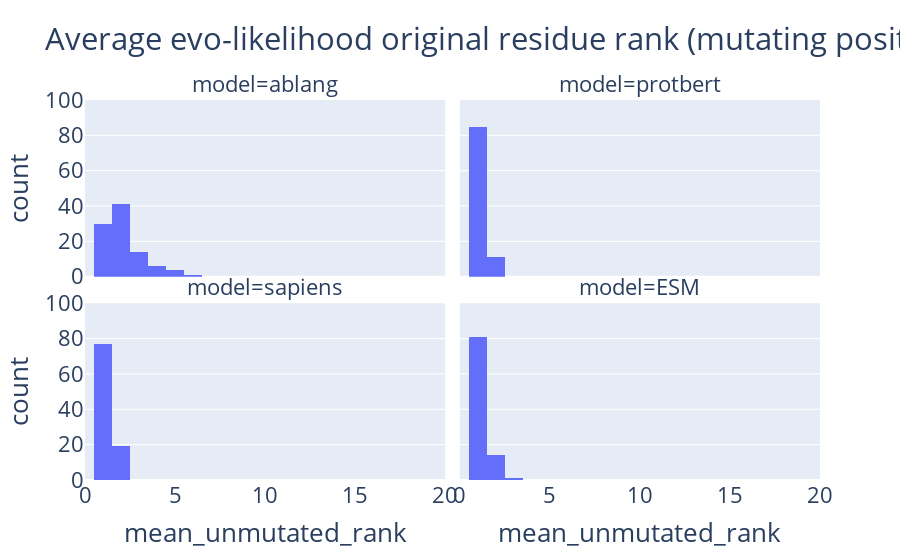

The notebook cell this image was saved under:
### Markdown cell above
#### Unmutated residues in mutating positions

### Code cell
output_table_subset = output_table#.loc[(output_table["n_subs"] == 1),:]

fig = px.histogram(
    data_frame = output_table_subset,
    x = "mean_unmutated_rank",
    facet_col = "model",
    facet_col_wrap=2,
    orientation = "v",
    title=f'Average evo-likelihood original residue rank (mutating positions)',
)

fig.update_traces(xbins_size=1)
fig.update_layout(height = 600, font_size = 22)
fig.update_xaxes(range=[0, 20])
fig.update_yaxes(range=[0, 100])

fig.show()

### Figure 1 — Plotly figure (JSON) as saved in the notebook; plotly's stock layout.template omitted (floating-point values rounded to 4 significant figures)
{"data": [{"alignmentgroup": "True", "bingroup": "x", "hovertemplate": "model=ablang<br>mean_unmutated_rank=%{x}<br>count=%{y}<extra></extra>", "legendgroup": "", "marker": {"color": "#636efa", "pattern": {"shape": ""}}, "name": "", "offsetgroup": "", "orientation": "v", "showlegend": false, "type": "histogram", "x": [1.722, 2.083, 2, 4.667, 4.667, 1.75, 2.357, 2.091, 3.3, 1.273, 1, 2.333, 2.125, 1, 1, 1, 1.308, 2.667, 2.211, 2.375, 2, 3.5, 2.125, 1.5, 3, 1.077, 1.75, 3, 2, 2.429, 1.545, 3.143, 1.571, 2, 1, 1, 2, 1.25, 1.333, 2, 2.167, 2.182, 1.667, 2.111, 1, 4.375, 1, 1.625, 3.2, 1.5, 1.571, 1.889, 1, 3.19, 1, 2.143, 1.667, 2, 3.071, 2.6, 1.5, 2.231, 2.857, 2.667, 4.5, 2, 1.333, 1, 1.643, 1.8, 1, 3.75, 3, 1.818, 1.25, 2.733, 1.75, 2, 2.214, 3.667, 3.75, 4.444, 2.778, 1.333, 4.8, 1, 1.053, 1.408, 1, 1.4, 1, 6, 1.333, 1, 1, 1], "xaxis": "x3", "xbins": {"size": 1}, "yaxis": "y3"}, {"alignmentgroup": "True", "bingroup": "x", "hovertemplate": "model=protbert<br>mean_unmutated_rank=%{x}<br>count=%{y}<extra></extra>", "legendgroup": "", "marker": {"color": "#636efa", "pattern": {"shape": ""}}, "name": "", "offsetgroup": "", "orientation": "v", "showlegend": false, "type": "histogram", "x": [1.278, 1.5, 1.312, 1.333, 1.333, 1, 1.071, 1.091, 1.1, 1.091, 1, 1.583, 1.25, 1.667, 1, 1, 1, 1.083, 1.263, 1.375, 1.5, 1, 1.375, 1, 1.667, 1.077, 1, 1, 1.333, 2.143, 1, 1.143, 1.143, 1, 1, 1, 1.111, 1, 1, 1.333, 1.25, 1.182, 1, 1.111, 1, 1.375, 1, 1.125, 1.6, 1.25, 1.143, 1.111, 1, 1.476, 1, 1.071, 1, 1.143, 1.143, 1.6, 1.125, 1.462, 1, 1.444, 1, 1.5, 1.167, 1, 1.071, 1.6, 1, 1.25, 1, 1, 1, 1.333, 1.125, 1.286, 1.071, 1.5, 1.25, 1.444, 1.444, 1.167, 1.2, 1, 1.128, 1, 1, 1.2, 1, 1, 1.333, 1, 1, 1], "xaxis": "x4", "xbins": {"size": 1}, "yaxis": "y4"}, {"alignmentgroup": "True", "bingroup": "x", "hovertemplate": "model=sapiens<br>mean_unmutated_rank=%{x}<br>count=%{y}<extra></extra>", "legendgroup": "", "marker": {"color": "#636efa", "pattern": {"shape": ""}}, "name": "", "offsetgroup": "", "orientation": "v", "showlegend": false, "type": "histogram", "x": [1.444, 1.667, 1.312, 1.333, 1.333, 1.125, 1.143, 1.273, 1.2, 1.091, 1, 1.333, 1.375, 1, 1, 1, 1, 1.417, 1.421, 1.375, 1.5, 1.125, 1.5, 1.25, 1.667, 1.077, 1.25, 1.25, 1.5, 1.429, 1.091, 1.286, 1.143, 1, 1, 1, 1.333, 1, 1.333, 1.333, 1.5, 1.364, 1.333, 1.333, 1, 1.875, 1, 1.25, 1.4, 1.25, 1.286, 1.556, 1, 1.667, 1, 1.214, 1, 1.429, 1.214, 1.6, 1, 1.692, 1, 1.667, 1.083, 1.333, 1, 1, 1.143, 1.4, 1, 1.5, 1, 1.182, 1, 1.533, 1.25, 1.429, 1.286, 1.5, 1.75, 2, 1.667, 1.167, 2.2, 1, 1.011, 1.01, 1, 1.2, 1, 1, 1.333, 1, 1, 1], "xaxis": "x", "xbins": {"size": 1}, "yaxis": "y"}, {"alignmentgroup": "True", "bingroup": "x", "hovertemplate": "model=ESM<br>mean_unmutated_rank=%{x}<br>count=%{y}<extra></extra>", "legendgroup": "", "marker": {"color": "#636efa", "pattern": {"shape": ""}}, "name": "", "offsetgroup": "", "orientation": "v", "showlegend": false, "type": "histogram", "x": [1.111, 1.25, 1.25, 1.333, 1.333, 1, 1.071, 1.091, 1.3, 1.545, 1, 1.583, 1.125, 2, 1, 1, 1, 1.083, 1.316, 1.25, 1, 1.125, 1.438, 1.125, 1.833, 1.077, 1.25, 1, 1.333, 1.571, 1, 1.429, 1.286, 1, 1, 1, 1.111, 1, 1, 1.333, 1.5, 1.091, 1.333, 1.111, 1, 3.125, 1, 1.125, 1.2, 1, 1.286, 1, 1, 1.238, 1, 1.071, 1, 1.143, 1.071, 1.2, 1, 1.846, 1, 1.556, 1.417, 1.833, 1.333, 1, 1.071, 2, 1, 1.5, 1, 1.091, 1, 1.333, 1.125, 1.143, 1.143, 1.389, 1.75, 1.333, 1.556, 1.167, 1.2, 1, 1.128, 1.02, 1, 1.4, 1, 1, 1.333, 1, 1, 2], "xaxis": "x2", "xbins": {"size": 1}, "yaxis": "y2"}], "layout": {"annotations": [{"font": {}, "showarrow": false, "text": "model=sapiens", "x": 0.245, "xanchor": "center", "xref": "paper", "y": 0.465, "yanchor": "bottom", "yref": "paper"}, {"font": {}, "showarrow": false, "text": "model=ESM", "x": 0.755, "xanchor": "center", "xref": "paper", "y": 0.465, "yanchor": "bottom", "yref": "paper"}, {"font": {}, "showarrow": false, "text": "model=ablang", "x": 0.245, "xanchor": "center", "xref": "paper", "y": 1.0, "yanchor": "bottom", "yref": "paper"}, {"font": {}, "showarrow": false, "text": "model=protbert", "x": 0.755, "xanchor": "center", "xref": "paper", "y": 1.0, "yanchor": "bottom", "yref": "paper"}], "autosize": true, "barmode": "relative", "font": {"size": 22}, "legend": {"tracegroupgap": 0}, "title": {"text": "Average evo-likelihood original residue rank (mutating positions)"}, "xaxis": {"anchor": "y", "domain": [0, 0.49], "range": [0, 20], "title": {"text": "mean_unmutated_rank"}, "type": "linear"}, "xaxis2": {"anchor": "y2", "domain": [0.51, 1], "matches": "x", "range": [0, 20], "title": {"text": "mean_unmutated_rank"}, "type": "linear"}, "xaxis3": {"anchor": "y3", "domain": [0, 0.49], "matches": "x", "range": [0, 20], "showticklabels": false, "type": "linear"}, "xaxis4": {"anchor": "y4", "domain": [0.51, 1], "matches": "x", "range": [0, 20], "showticklabels": false, "type": "linear"}, "yaxis": {"anchor": "x", "domain": [0, 0.465], "range": [0, 100], "title": {"text": "count"}}, "yaxis2": {"anchor": "x2", "domain": [0, 0.465], "matches": "y", "range": [0, 100], "showticklabels": false}, "yaxis3": {"anchor": "x3", "domain": [0.535, 1.0], "matches": "y", "range": [0, 100], "title": {"text": "count"}}, "yaxis4": {"anchor": "x4", "domain": [0.535, 1.0], "matches": "y", "range": [0, 100], "showticklabels": false}}}
